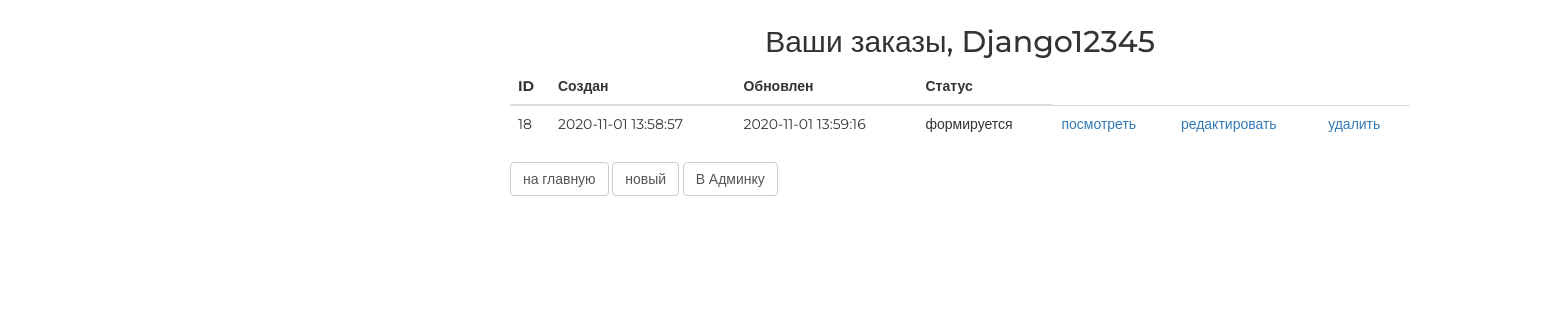
The app's page /order/ (signed in), older data.
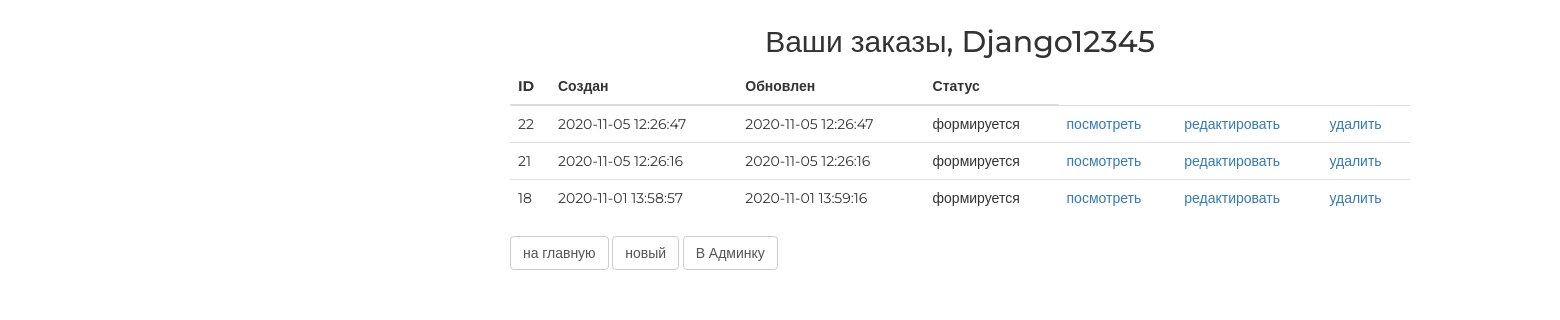
The same page, newer data.
### authapp/models.py (models this page shows, shortened)
class ShopUser(AbstractUser):
    avatar = models.ImageField(upload_to='users_avatars', blank=True)
    age = models.PositiveIntegerField(verbose_name = 'возраст', blank=True, default=18)
    activation_key = models.CharField(max_length=128, blank=True)
    activation_key_expires = models.DateTimeField(default=(now()+timedelta(hours=48)))

### ordersapp/models.py (models this page shows, shortened)
class Order(models.Model):
    FORMING = 'FM'
    SENT_TO_PROCEED = 'STP'
    PROCEEDED = 'PRD'
    PAID = 'PD'
    READY = 'RDY'
    CANCEL = 'CNC'
    ORDER_STATUS_CHOICES = (
        (FORMING, 'формируется'),
        (SENT_TO_PROCEED, 'отправлен в обработку'),
        (PAID, 'оплачен'),
        (PROCEEDED, 'обрабатывается'),
        (READY, 'готов к выдаче'),
        (CANCEL, 'отменен'),
    )
    user = models.ForeignKey(settings.AUTH_USER_MODEL, on_delete=models.CASCADE)
    created = models.DateTimeField(verbose_name='создан', auto_now_add=True)
    updated = models.DateTimeField(verbose_name='обновлен', auto_now=True)
    status = models.CharField(verbose_name='статус', max_length=3, choices=ORDER_STATUS_CHOICES,  default=FORMING)
    is_active = models.BooleanField(verbose_name='активен', default=True)
    class Meta:
        ordering = ('-created',)
        verbose_name = 'заказ'
        verbose_name_plural = 'заказы'
    def __init__(self, *args, **kwargs):
        super().__init__(*args, **kwargs)
        self.orderitems.set = None

### ordersapp/views.py (the view)
# urls.py: path('', ordersapp.OrderList.as_view(), name='orders_list'),
class OrderList(ListView):
    model = Order
    def get_queryset(self):
        return Order.objects.filter(user=self.request.user)

### mainapp/context_processors.py (called while the page is built)
def basket(request):
   print(f'context processor basket works')
   basket = []
   if request.user.is_authenticated:
       basket = Basket.objects.filter(user=request.user)
   return {
       'basket': basket,
   }

### ordersapp/templates/ordersapp/order_list.html
{% extends 'ordersapp/base.html' %}
{% load static %}
{% block content %}
   <div class="h2 text-center head">
       Ваши заказы,
       {% if user.first_name %}
           {{ user.first_name|title}}
       {% else %}
           Пользователь
       {% endif %}
   </div>
   <table class="table orders_list">
       <thead>
         <tr>
           <th>ID</th>
           <th>Создан</th>
           <th>Обновлен</th>
           <th>Статус</th>
         </tr>
       </thead>
       <tbody>
           {% for item in object_list %}
               {% if item.is_active %}
               <tr>
                   <td class="td1 orders_list">{{ item.pk }}</td>
                   <td>{{ item.created|date:"Y-m-d H:i:s" }}</td>
                   <td>{{ item.updated|date:"Y-m-d H:i:s" }}</td>
                   <td>{{ item.get_status_display }}</td>
                   <td>
                       <a href="{% url 'ordersapp:order_read' item.pk %}">
                           посмотреть
                       </a>
                   </td>
                   <td>
                       {% if item.status == 'FM' %}
                         <a href="{% url 'ordersapp:order_update' item.pk %}">
                           редактировать
                         </a>
                       {% endif %}
                   </td>
                   <td>
                       {% if item.status == 'FM' %}
                         <a href="{% url 'ordersapp:order_delete' item.pk %}">
                             удалить
                         </a>
                       {% endif %}
                   </td>
               </tr>
               {% endif %}
           {% endfor %}
       </tbody>
   </table>
   <button class="btn btn-default btn-round">
       <a href="{% url 'main' %}">
           на главную
       </a>
   </button>
   <button class="btn btn-default btn-round">
       <a href="{% url 'ordersapp:order_create' %}">
           новый
       </a>
   </button>
    {% if user.is_superuser%}
    <button class="btn btn-default btn-round">
       <a href="{% url 'adminapp:users' %}">
           В Админку
       </a>
   </button>
    {%endif%}
{% endblock %}

### ordersapp/templates/ordersapp/base.html (shortened to what this page needs)
<!DOCTYPE html>
{% load static %}
<html>
<head>
   {% block css %}
       <link rel="stylesheet" type="text/css" href="{% static 'css/bootstrap.min.css' %}">
       <link rel="stylesheet" type="text/css" href="{% static 'css/style.css' %}">
        <link rel="stylesheet" type="text/css" href="{% static 'css/style_geek2.css' %}">
   {% endblock %}
</head>
<body>
  <div class="order_container">
       {% block content %}
       {% endblock %}
  </div>
</body>
</html>

### static/css/style.css (style rules this page uses)
* { margin: 0; padding: 0; }
body { width:1920px; margin: 0 auto; }
table { border-collapse: collapse; }

### static/css/style_geek2.css (style rules this page uses)
* { margin: 0; padding: 0; }
.order_container { margin: 25px auto; width: 900px; }
.order_container button a { text-decoration: none; color: #555; }
.table.orders_list { min-width: 600px; }
.td1.orders_list { width: 40px; }
body { font-family: 'Montserrat', sans-serif; }
html, body { height: 100%; }
table { width: 100%; }
td:first-child { width: 235px; }

Row changes from the older to the newer data that the page shows:
added Order: pk "22", created "2020-11-05 12:26:47", updated "2020-11-05 12:26:47", status "формируется", shows "редактировать", shows "удалить"
added Order: pk "21", created "2020-11-05 12:26:16", updated "2020-11-05 12:26:16", status "формируется", shows "редактировать", shows "удалить"
